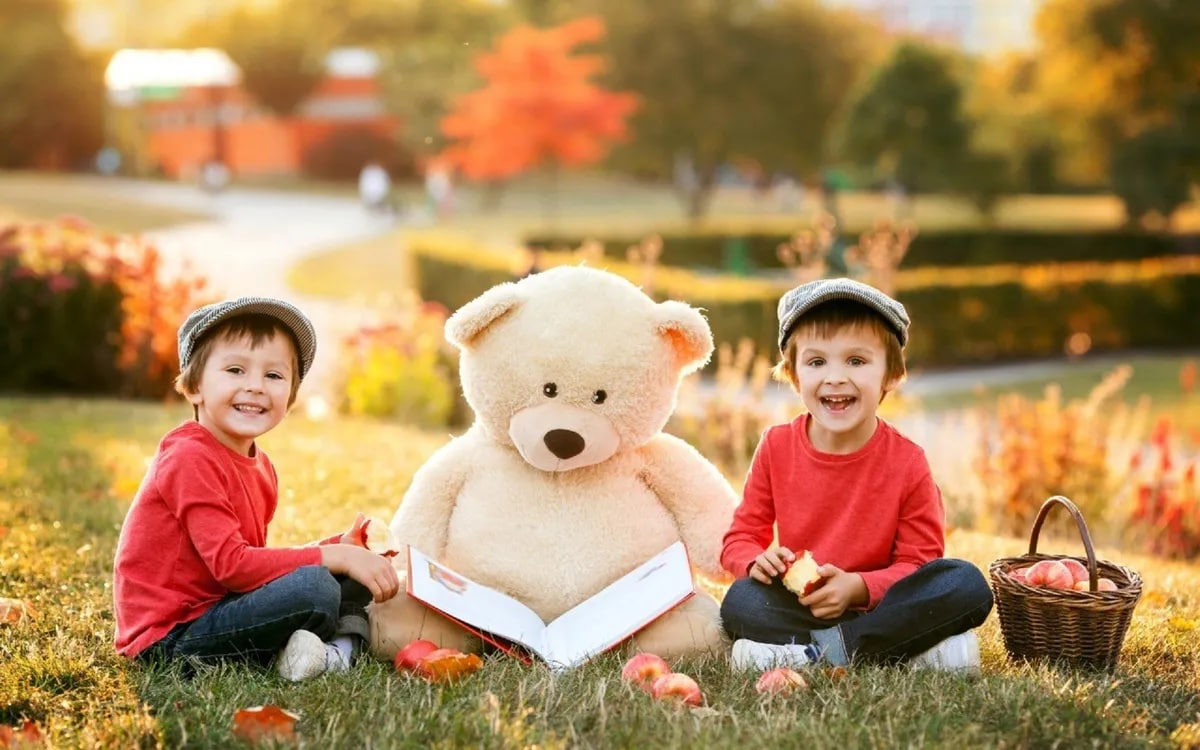
#> input picture P2/part1.jpg, 1200 x 750 px
$ python main.py
#> lines starting #> are read from the running program, lines starting #| are printed output that depends on the picture

import numpy as np
import matplotlib.pyplot as plt
from matplotlib import image


image_1 = image.imread('part1.jpg')
#> image_1 is the input picture: shape (750, 1200, 3); mean R, G, B 173.2, 135.1, 91

red_chanle=np.copy(image_1)
red_chanle[:,:,1]=0
red_chanle[:,:,2]=0
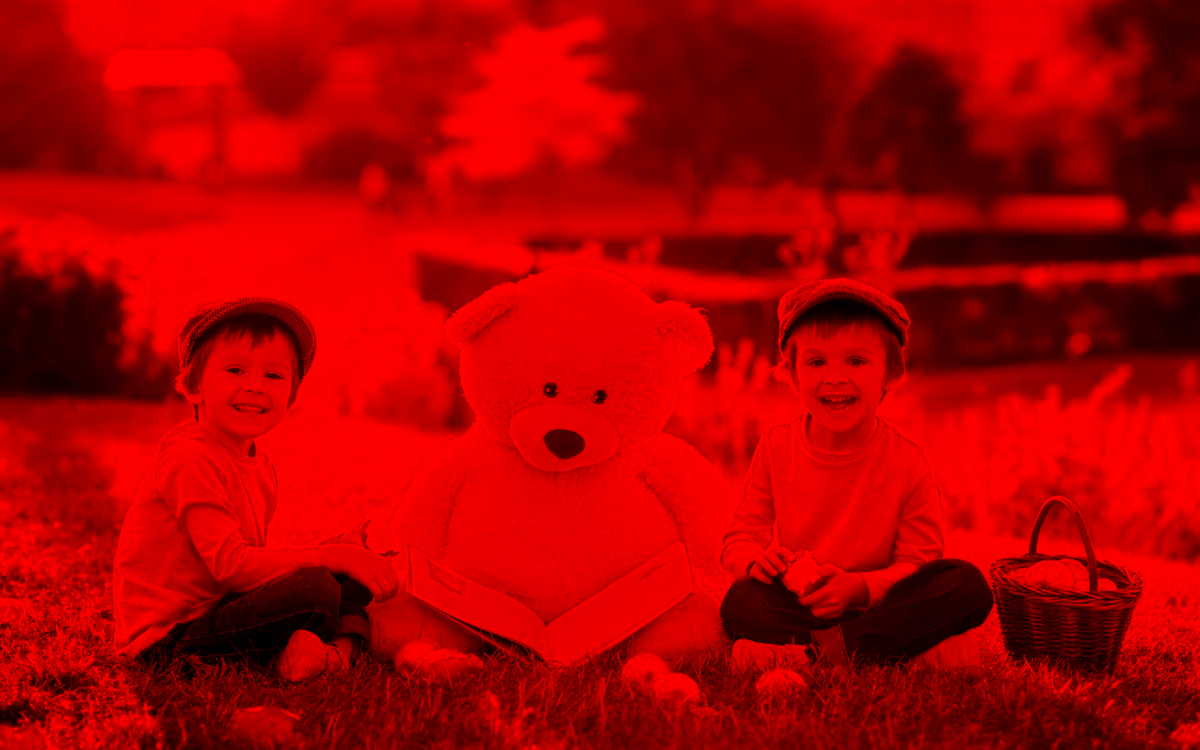
#> red_chanle: shape (750, 1200, 3); mean R, G, B 173.2, 0, 0
blue_chanle=np.copy(image_1)
blue_chanle[:,:,0]=0
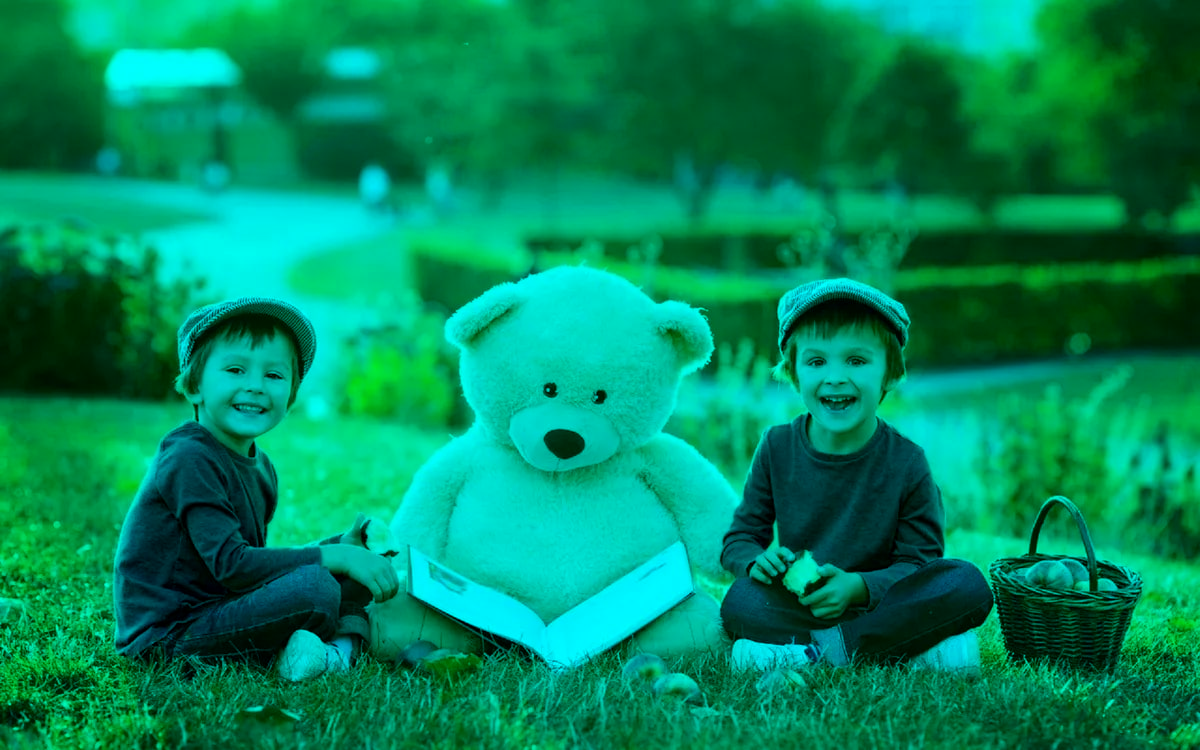
#> blue_chanle: shape (750, 1200, 3); mean R, G, B 0, 135.1, 91
blue_chanle[:,:,2]=0
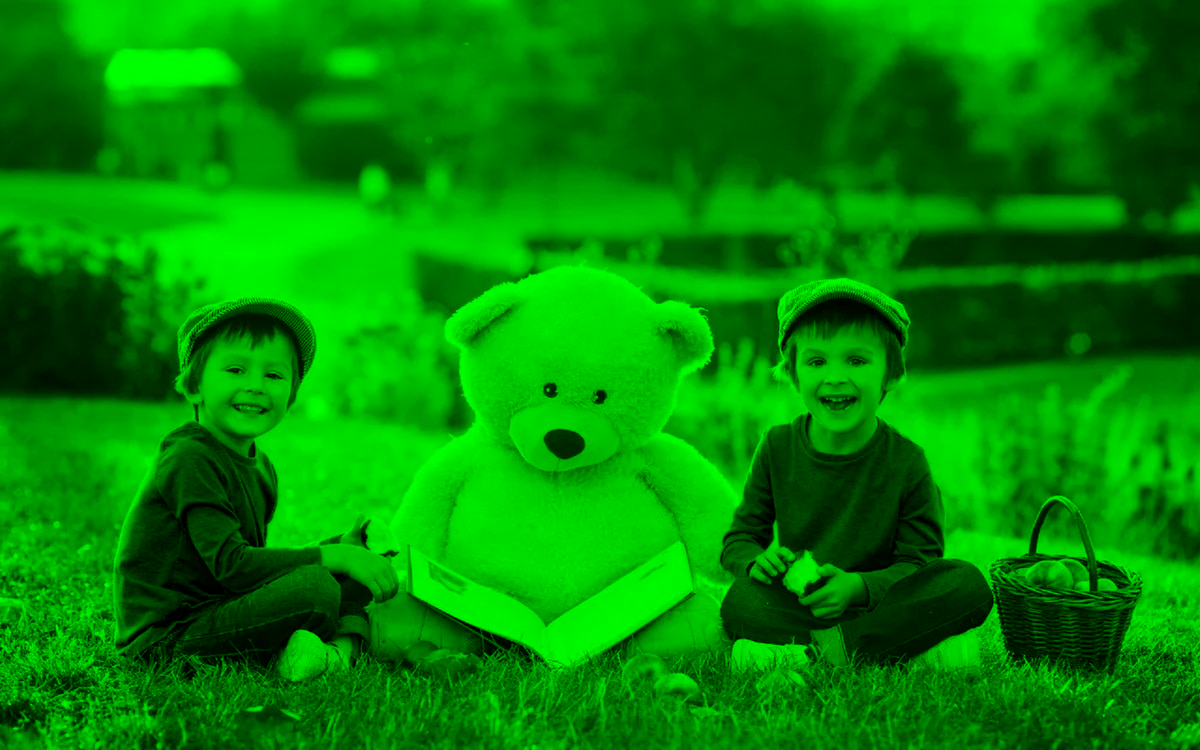
#> blue_chanle: shape (750, 1200, 3); mean R, G, B 0, 135.1, 0
green_chanle=np.copy(image_1)
green_chanle[:,:,0]=0
green_chanle[:,:,1]=0
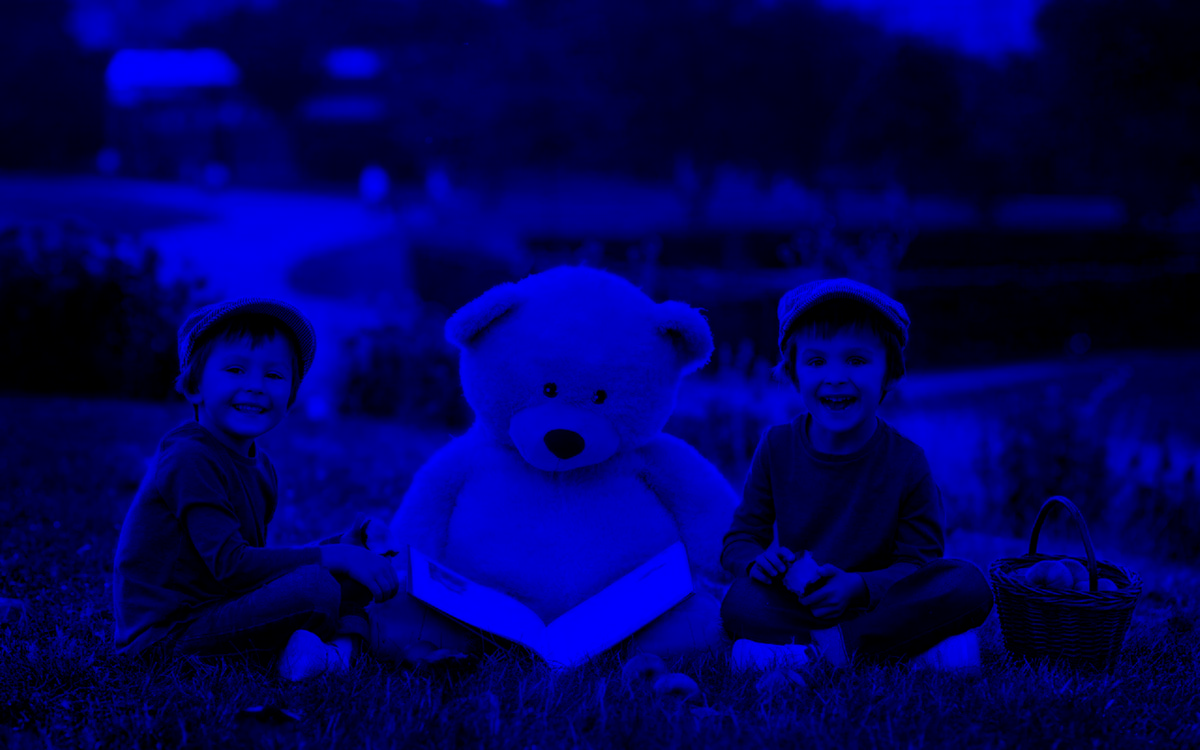
#> green_chanle: shape (750, 1200, 3); mean R, G, B 0, 0, 91
plt.figure()
plt.subplot(131)
y_r = np.arange(0, red_chanle.shape[1])
#> y_r = 1200 values from 0 to 1199
x_r=np.copy(red_chanle[0])
#> x_r = 1200 rows, first 8: [160, 0, 0], [160, 0, 0], [162, 0, 0], [162, 0, 0], [162, 0, 0], [162, 0, 0], [162, 0, 0], [162, 0, 0]
x_r=x_r[:,0]
#> x_r = 1200 values, max 255 at index 249, min 57 at index 1181, mean 197.3
plt.plot(x_r,y_r, color="red")
plt.subplot(132)
y_b = np.arange(0,blue_chanle.shape[1])
#> y_b = 1200 values from 0 to 1199
x_b=np.copy(blue_chanle[0])
#> x_b = 1200 rows, first 8: [0, 120, 0], [0, 120, 0], [0, 119, 0], [0, 119, 0], [0, 119, 0], [0, 119, 0], [0, 119, 0], [0, 119, 0]
x_b=x_b[:,1]
#> x_b = 1200 values, max 234 at index 1027, min 51 at index 1181, mean 169.5
plt.plot(x_b,y_b, color="blue")
plt.subplot(133)
y_g = np.arange(0, green_chanle.shape[1])
#> y_g = 1200 values from 0 to 1199
x_g=np.copy(green_chanle[0])
#> x_g = 1200 rows, first 8: [0, 0, 51], [0, 0, 51], [0, 0, 51], [0, 0, 51], [0, 0, 51], [0, 0, 51], [0, 0, 51], [0, 0, 51]
x_g=x_g[:,2]
#> x_g = 1200 values, max 224 at index 920, min 15 at index 1181, mean 108.9
plt.plot(x_g,y_g, color="green")


plt.show()
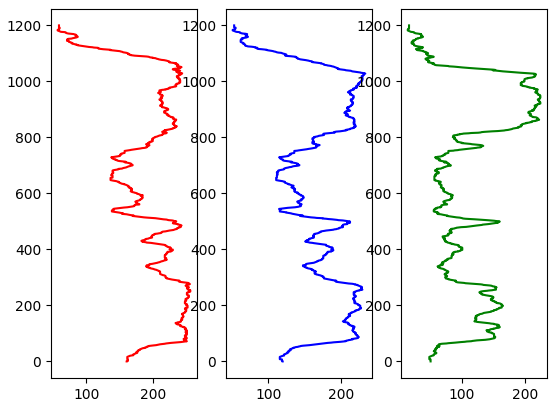
#> figure drawn by matplotlib, 3 panels
print(78)
# [64 lines of commented-out code are left out]

$ run again, with P2/part2.jpg copied over P2/part1.jpg
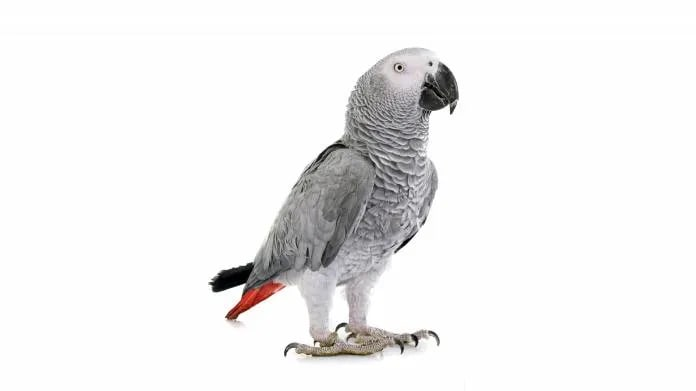
#> input picture P2/part2.jpg, 696 x 391 px
#> image_1 is the input picture: shape (391, 696, 3); mean R, G, B 240.1, 239.6, 239.6
#> `green_chanle[:,:,1]=0`:
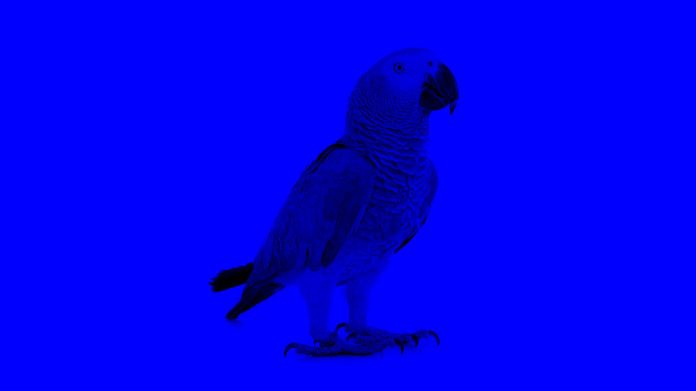
#> green_chanle: shape (391, 696, 3); mean R, G, B 0, 0, 239.6
#> `x_r=np.copy(red_chanle[0])`: x_r = 696 rows, first 8: [254, 0, 0], [254, 0, 0], [254, 0, 0], [254, 0, 0], [254, 0, 0], [254, 0, 0], [254, 0, 0], [254, 0, 0]
#> `x_r=x_r[:,0]`: x_r = 696 values from 254 to 254
#> `x_b=np.copy(blue_chanle[0])`: x_b = 696 rows, first 8: [0, 254, 0], [0, 254, 0], [0, 254, 0], [0, 254, 0], [0, 254, 0], [0, 254, 0], [0, 254, 0], [0, 254, 0]
#> `x_b=x_b[:,1]`: x_b = 696 values from 254 to 254
#> `x_g=np.copy(green_chanle[0])`: x_g = 696 rows, first 8: [0, 0, 254], [0, 0, 254], [0, 0, 254], [0, 0, 254], [0, 0, 254], [0, 0, 254], [0, 0, 254], [0, 0, 254]
#> `x_g=x_g[:,2]`: x_g = 696 values from 254 to 254
#> `plt.show()`:
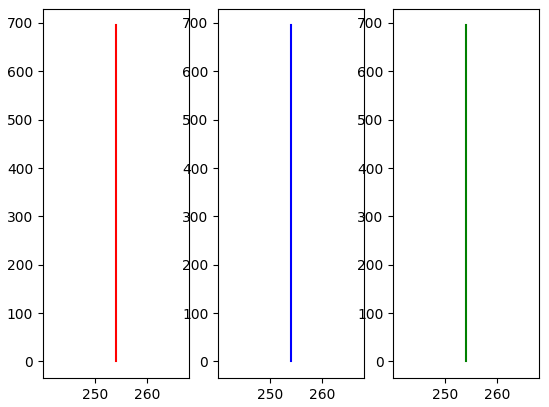
#> figure drawn by matplotlib, 3 panels
